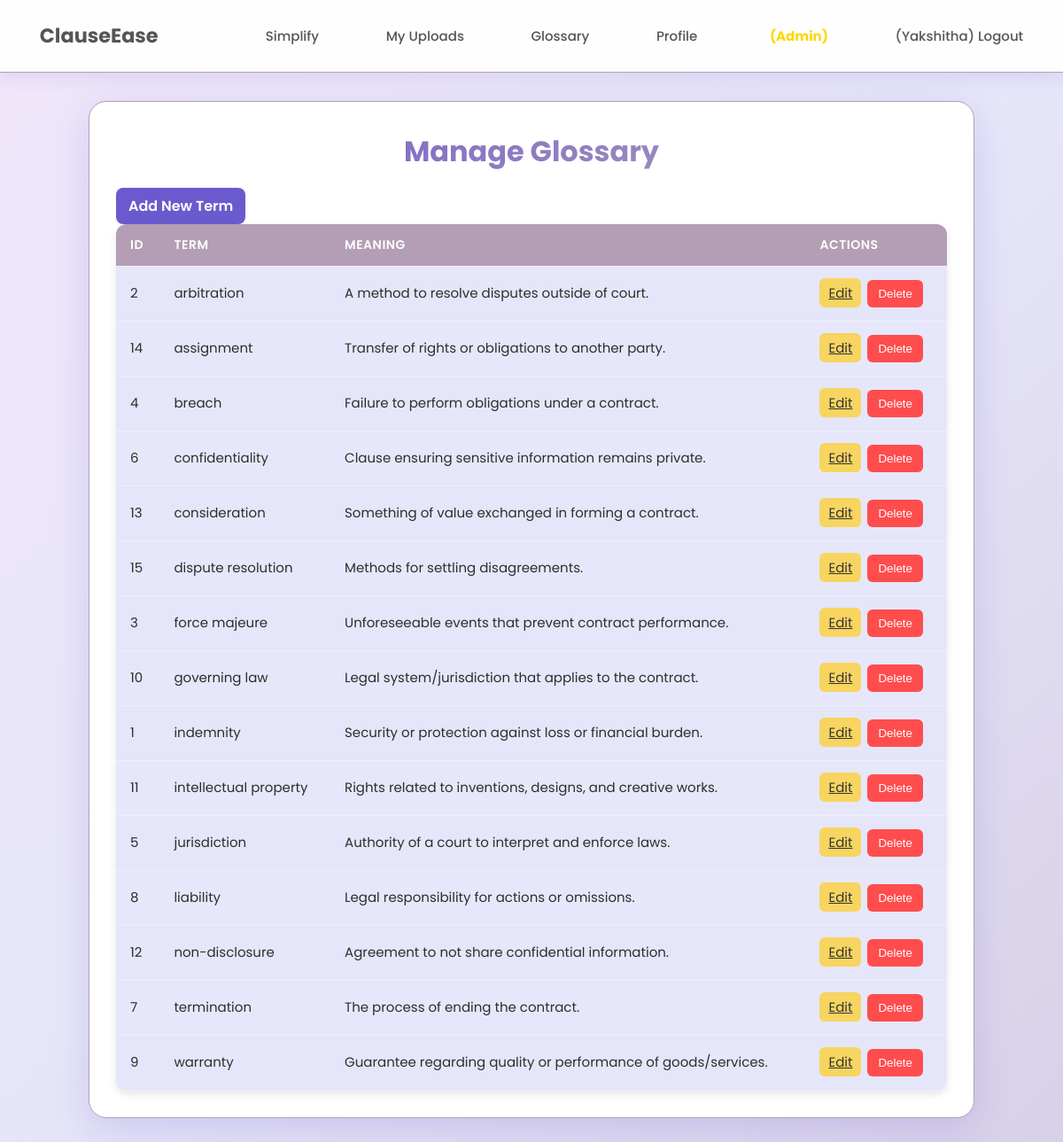
Screenshot of /admin/glossary (signed in) with the database file from the repository.
### app.py (models this page shows)
class GlossaryTerm(db.Model):
    id = db.Column(db.Integer, primary_key=True)
    term = db.Column(db.String(100), unique=True, nullable=False)
    meaning = db.Column(db.Text, nullable=False)

### app.py (the view)
@app.route("/admin/glossary")
@admin_required
def admin_glossary():
    terms = GlossaryTerm.query.order_by(GlossaryTerm.term.asc()).all()
    return render_template("admin_glossary.html", terms=terms)

### app.py (called while the page is built)
def admin_required(f):
    @wraps(f)
    def decorated_function(*args, **kwargs):
        if "user_id" not in session:
            flash("Please login first!", "warning")
            return redirect(url_for("login"))
        if not session.get("is_admin"):
            flash("Access denied. Admins only!", "danger")
            return redirect(url_for("home"))
        return f(*args, **kwargs)
    return decorated_function

### templates/admin_glossary.html
{% extends "base.html" %}
{% block content %}
<div class="admin-container">
    <h2>Manage Glossary</h2>
    <a href="{{ url_for('add_glossary_term') }}" class="btn-primary">Add New Term</a>
    {% if terms %}
    <table class="admin-table">
        <thead>
            <tr>
                <th>ID</th>
                <th>Term</th>
                <th>Meaning</th>
                <th>Actions</th>
            </tr>
        </thead>
        <tbody>
            {% for t in terms %}
            <tr>
                <td>{{ t.id }}</td>
                <td>{{ t.term }}</td>
                <td>{{ t.meaning }}</td>
                <td>
                    <a href="{{ url_for('edit_glossary_term', term_id=t.id) }}" class="admin-btn-yellow">Edit</a>
                    <form action="{{ url_for('delete_glossary_term', term_id=t.id) }}" method="post" style="display:inline;">
                        <button type="submit" class="admin-btn-red" onclick="return confirm('Delete {{ t.term }}?');">
                            Delete
                        </button>
                    </form>
                </td>
            </tr>
            {% endfor %}
        </tbody>
    </table>
    {% else %}
    <p class="no-data">No glossary terms added yet.</p>
    {% endif %}
</div>
{% endblock %}

### static/style.css (style rules this page uses)
:root { --light-lavender: #E6E6FA; --medium-lavender: #B39EB5; --dark-lavender: #6A5ACD; --white: #FFFFFF; --text-dark: #2E2E2E; --text-light: #555555; --success: #2ECC71; --error: #DC3545; }
* { margin: 0; padding: 0; box-sizing: border-box; }
body { margin: 0; font-family: 'Poppins', sans-serif; background: linear-gradient(135deg, #F0E6FA 0%, #E6E6FA 50%, #D8D0E8 100%); color: var(--text-dark); line-height: 1.6; overflow-x: hidden; position: relative; min-height: 100vh; }
body::before { content: ''; position: fixed; width: 600px; height: 600px; background: radial-gradient(circle, rgba(106, 90, 205, 0.2) 0%, rgba(179, 158, 181, 0.1) 25%, transparent 70%); border-radius: 50%; pointer-events: none; transform: translate(-50%, -50%); transition: opacity 0.3s ease; opacity: 0; z-index: 1; left: var(--mouse-x, 50%); top: var(--mouse-y, 50%); }
.admin-container { background: var(--white); border: 1px solid var(--medium-lavender); border-radius: 20px; padding: 40px; box-shadow: 0 10px 40px rgba(106, 90, 205, 0.2); transition: all 0.3s ease; }
.admin-container h2 { font-size: 32px; font-weight: 700; text-align: center; margin-bottom: 15px; background: linear-gradient(135deg, var(--dark-lavender), var(--medium-lavender)); color: var(--dark-lavender); background-clip: text; -webkit-background-clip: text; -webkit-text-fill-color: transparent; }
.admin-table { width: 100%; border-collapse: collapse; background: rgba(230, 230, 250, 0.2); border-radius: 15px; overflow: hidden; box-shadow: 0 5px 25px rgba(106, 90, 205, 0.15); }
.admin-table th { background: linear-gradient(135deg, var(--dark-lavender), var(--medium-lavender)); color: var(--white); padding: 14px 20px; font-weight: 600; text-align: left; font-size: 14px; text-transform: uppercase; letter-spacing: 0.5px; }
.admin-table td { padding: 14px 20px; color: var(--text-dark); font-size: 15px; border-bottom: 1px solid var(--medium-lavender); }
.admin-table tr:nth-child(even) { background: rgba(230, 230, 250, 0.3); }
.admin-table button { border: none; padding: 8px 12px; border-radius: 6px; font-weight: 500; cursor: pointer; transition: all 0.3s ease; margin: 3px; }
.admin-btn-yellow { background: #ffcc00; color: #333; }
.admin-btn-red { background: #ff4d4d; color: white; }
.admin-container { padding: 30px; max-width: 1000px; margin: auto; animation: fadeIn 0.6s ease-in-out; }
.admin-table { width: 100%; border-collapse: collapse; background: var(--light-lavender); border-radius: 12px; overflow: hidden; box-shadow: 0 4px 10px rgba(0,0,0,0.1); }
.admin-table th, .admin-table td { padding: 12px 16px; text-align: left; border-bottom: 1px solid rgba(255,255,255,0.3); }
.admin-table th { background: var(--medium-lavender); color: #fff; font-weight: 600; }
.btn-primary { display: inline-block; background: var(--dark-lavender); color: white; padding: 8px 14px; border-radius: 8px; text-decoration: none; font-weight: 600; transition: all 0.3s ease; }
.admin-btn-yellow { background: #f7d560; border: none; color: #333; padding: 6px 10px; border-radius: 6px; cursor: pointer; transition: 0.3s; }
.admin-btn-red { background: #ff4d4d; border: none; color: white; padding: 6px 10px; border-radius: 6px; cursor: pointer; transition: 0.3s; }

### rows the page displays
GlossaryTerm: id "2", term "arbitration", meaning "A method to resolve disputes outside of court."
GlossaryTerm: id "14", term "assignment", meaning "Transfer of rights or obligations to another party."
GlossaryTerm: id "4", term "breach", meaning "Failure to perform obligations under a contract."
GlossaryTerm: id "6", term "confidentiality", meaning "Clause ensuring sensitive information remains private."
GlossaryTerm: id "13", term "consideration", meaning "Something of value exchanged in forming a contract."
GlossaryTerm: id "15", term "dispute resolution", meaning "Methods for settling disagreements."
GlossaryTerm: id "3", term "force majeure", meaning "Unforeseeable events that prevent contract performance."
GlossaryTerm: id "10", term "governing law", meaning "Legal system/jurisdiction that applies to the contract."
GlossaryTerm: id "1", term "indemnity", meaning "Security or protection against loss or financial burden."
GlossaryTerm: id "11", term "intellectual property", meaning "Rights related to inventions, designs, and creative works."
GlossaryTerm: id "5", term "jurisdiction", meaning "Authority of a court to interpret and enforce laws."
GlossaryTerm: id "8", term "liability", meaning "Legal responsibility for actions or omissions."
GlossaryTerm: id "12", term "non-disclosure", meaning "Agreement to not share confidential information."
GlossaryTerm: id "7", term "termination", meaning "The process of ending the contract."
GlossaryTerm: id "9", term "warranty", meaning "Guarantee regarding quality or performance of goods/services."

### other values shown
{{ session.get('username') }} "Yakshitha"
